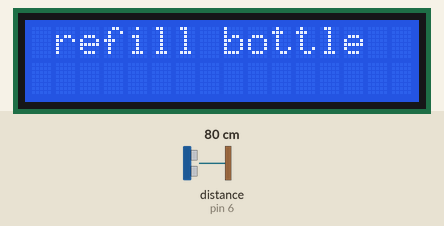
This sketch was run on a simulated Arduino Uno, built with avr-gcc and run on an emulated ATmega328P. Parts: 16×2 character LCD. Inputs (shaded band) come from the test bench; at power-on: distance to the obstacle (sensor on pin 6) 80 cm. What the sketch prints to the serial monitor is not drawn.

Above: at 0.6 s.
1.3 s: distance to the obstacle (sensor on pin 6) set to 2 cm
At 3.0 s:
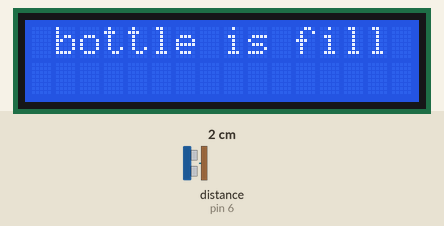
5.4 s: distance to the obstacle (sensor on pin 6) set to 18 cm
At 7.1 s:
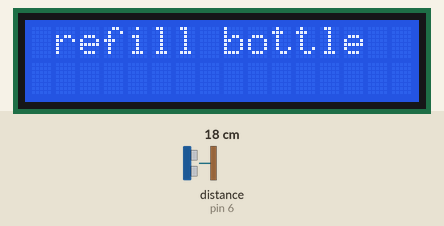
9.5 s: distance to the obstacle (sensor on pin 6) set to 4 cm
At 11.3 s:
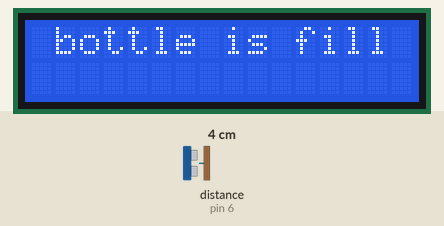
Timing chart, 0 to 12.8 s (numbered marks = the images above; inputs shaded):
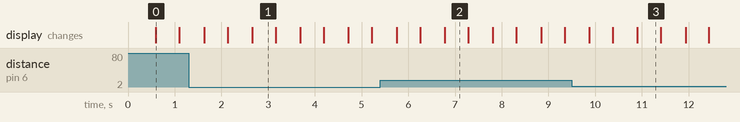

Measured:
- after the input at 1.3 s, the display: first differs from a run without the input after 1.4 s (image 1)
- after the input at 5.4 s, the display: first differs from a run without the input after 1.4 s (image 2)
- after the input at 9.5 s, the display: first differs from a run without the input after 1.4 s (image 3)
- what the display in image 0 shows lasts 0.5 s, from 0.6 s to 1.1 s

The sketch:

LCD___Ultrasonic_Distance_Sensor.ino
```cpp
#include <LiquidCrystal.h>
#include "SR04.h"
LiquidCrystal lcd(7,8,9,10,11,12);

int txpin = 6;
int rxpin = 5;
SR04 sr04 = SR04(rxpin, txpin);
int distance;
void setup() {
  // put your setup code here, to run once:
Serial.begin(9600);
lcd.begin(16,2);//We are using a 16*2 LCD display
lcd.setCursor(0,0);// set the cursor to column 0, line 1
pinMode(txpin,OUTPUT);
pinMode(rxpin,INPUT);
}

void loop() {
distance = sr04.Distance();
Serial.print(distance);
Serial.println("cm");
delay(500);

if (distance < 18){
  lcd.print(" bottle is fill");
  delay(500);
  lcd.clear();
  }
else if (distance >= 18 ){
  lcd.print(" refill bottle");
  delay(500);
  lcd.clear();
  }

}
```
